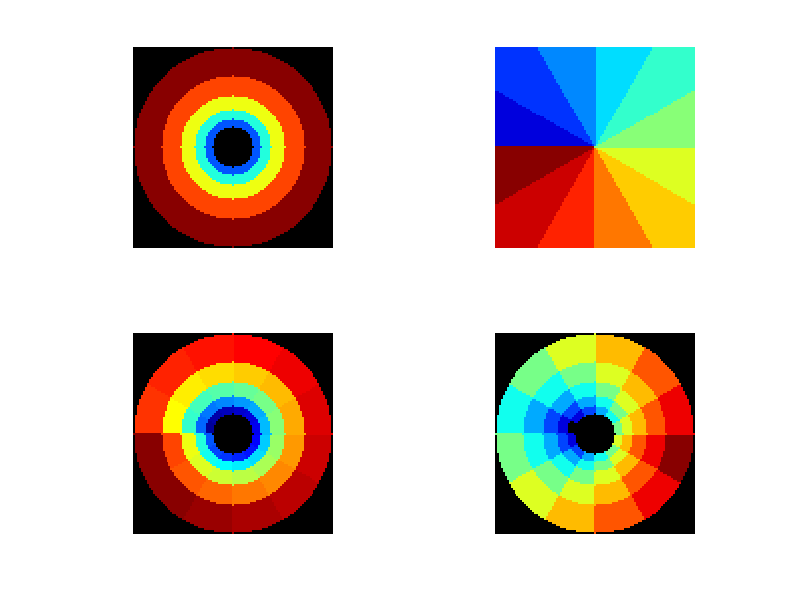

Source code (MATLAB):
function [lp_map,lp_dist,r_map,t_map] = logpolar_map(r_min,r_max,nbins_r,nbins_t)

% debug mode
f_debug = false;
if nargin==0 && nargout==0
	f_debug = true; clc;
end

% default parameter values
if nargin<1, r_min = 10; end
if nargin<2, r_max = 50; end
if nargin<3, nbins_r = 5; end
if nargin<4, nbins_t = 12; end

% compute radius and angle values
[xx,yy] = meshgrid(-r_max:r_max,-r_max:r_max);
rr = sqrt(xx.*xx+yy.*yy);
tt = atan2(yy,xx);

% radius map (log scale)
r_rng = round(logspace(log10(r_min),log10(r_max),nbins_r+1));
r_map = nan(size(rr));
for ir = 1:nbins_r, r_map(rr>r_rng(ir)) = ir; end
r_map(rr>r_rng(nbins_r+1)) = nan;

% angle map (linear)
t_rng = linspace(-pi,pi,nbins_t+1); t_rng(end) = [];
t_map = nan(size(tt));
for it = 1:nbins_t, t_map(tt>t_rng(it)) = it; end

% complete map of bins
lp_map = (r_map-1)*nbins_t + t_map;

% compute 'distance' between bins if asked for
if nargout>1 || f_debug
% 	t_rng_c = exp(sqrt(-1)*t_rng);
% 	[xx,yy] = meshgrid(t_rng_c,t_rng_c);
% 	d_ang_c = angle(xx.*conj(yy));
% 	d_ang = nbins_t * abs(d_ang_c)/(2*pi);
	
	[xx,yy] = meshgrid(1:nbins_t,1:nbins_t);
	t_dist = min(abs(xx-yy),nbins_t-abs(xx-yy));
	
	[xx,yy] = meshgrid(1:nbins_r,1:nbins_r);
	r_dist = abs(xx-yy);
	
 	lp_dist = kron(ones(nbins_r,nbins_r),t_dist) + ...
			  kron(r_dist,ones(nbins_t,nbins_t));
end

if f_debug
	figure(1); clf; colormap([0 0 0; jet(nbins_t*nbins_r)]);
	subplot(2,2,1); image(uint16(nbins_t*r_map+1)); axis('off','image');
	subplot(2,2,2); image(uint16(nbins_r*t_map+1)); axis('off','image');
	subplot(2,2,3); image(uint16(lp_map+1)); axis('off','image');
	
	img = lp_map;
	for j = 1:size(lp_dist,1), img(lp_map==j) = lp_dist(j,1); end
	subplot(2,2,4); imagesc(img); axis('off','image');
	
	clear;
end
